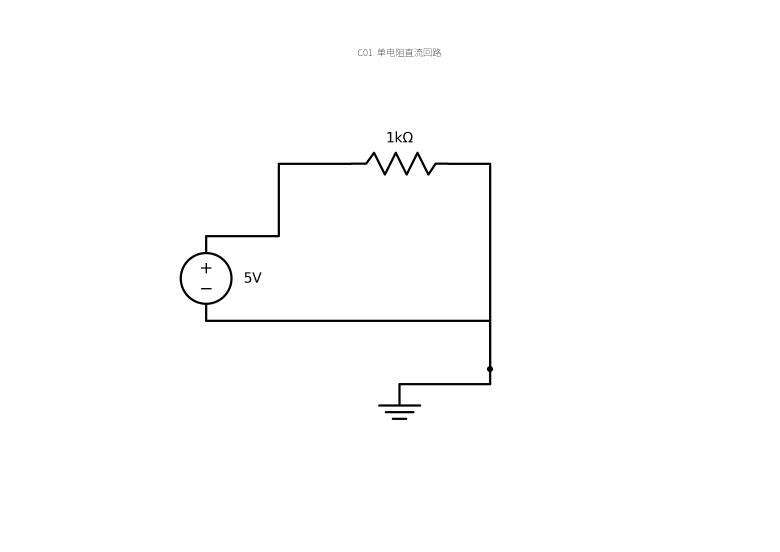
#> input picture benchmark/blind_reference_pack/v1/references/C01_reference.png, 2338 x 1654 px (shown at 1/3 size)
$ python detect.py ../../benchmark/blind_reference_pack/v1/references/C01_reference.png
#> lines starting #> are read from the running program, lines starting #| are printed output that depends on the picture; after the words box and inside, x2 and y2 are one past the last pixel; in counts of white or black regions, pixels touching at a corner belong together
"""Circuit component detector using template matching (no training needed).

Given a circuit diagram image, detects components and outputs a text description
ready for the Phase 1 LLM evaluation pipeline.
"""

import cv2
import numpy as np
from pathlib import Path

# Map detected class to component description
COMPONENT_INFO = {
    "resistor": {"symbol": "R", "param": "value"},
    "led": {"symbol": "LED", "param": "color, Vf"},
    "voltage_source": {"symbol": "V", "param": "voltage"},
    "capacitor": {"symbol": "C", "param": "capacitance"},
    "ground": {"symbol": "GND", "param": None},
    "diode": {"symbol": "D", "param": "type"},
}

# Simplified: since synthetic circuits all look similar, we use contour detection
# to find components and classify them by shape features


def detect_components(image_path: str) -> list[dict]:
    """Detect circuit components in an image.

    Returns list of dicts: {type, center_x, center_y, bbox}
    For the synthetic data, we use a hybrid approach:
    1. Find all dark regions (components) using thresholding
    2. Classify by shape and size features
    """
    img = cv2.imread(str(image_path))
#> img is the input picture: shape (1654, 2338, 3); min 0, max 255, mean 253.1
    if img is None:
        raise FileNotFoundError(f"Cannot read image: {image_path}")

    gray = cv2.cvtColor(img, cv2.COLOR_BGR2GRAY)

    # Invert: components are dark on light background
    _, thresh = cv2.threshold(gray, 200, 255, cv2.THRESH_BINARY_INV)
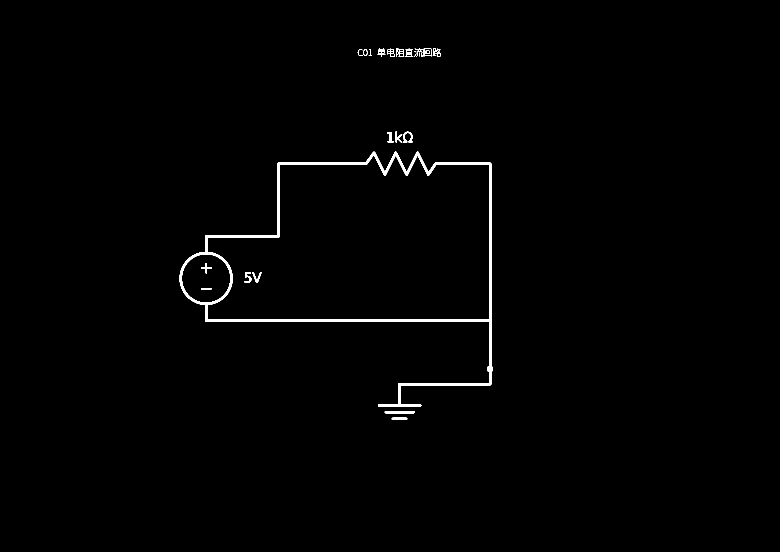
#> thresh: shape (1654, 2338) (shown at 1/3 size); 0.81% white; 28 white regions (4 under 20 px)

    # Find contours
    contours, _ = cv2.findContours(thresh, cv2.RETR_EXTERNAL, cv2.CHAIN_APPROX_SIMPLE)
#> contours = 23 contours, 7 with area under 20; largest, box (x1, y1, x2, y2) and area: (539, 455, 1479, 1220) 376330, (1154, 1233, 1244, 1240) 526, (1271, 146, 1294, 170) 465, (1209, 395, 1238, 427) 320, (1298, 145, 1323, 170) 302

    components = []
    for cnt in contours:
        area = cv2.contourArea(cnt)
        if area < 100:  # Filter noise
            continue

        x, y, w, h = cv2.boundingRect(cnt)
        aspect_ratio = w / max(h, 1)

        # Classify by shape features
        comp_type = _classify_by_shape(w, h, aspect_ratio, area)

        components.append({
            "type": comp_type,
            "bbox": (x, y, w, h),
            "center": (x + w // 2, y + h // 2),
            "area": int(area),
        })
#> this loop made 23 passes
#> (area, x, y, w, h, aspect_ratio, comp_type) on passes 1, 2, 3, 4, 5, 6, 13, 15, 16, 18, 21, 22: (268, 1175, 1253, 47, 7, 6.71, 'resistor'), (526, 1154, 1233, 90, 7, 12.86, 'resistor'), (376330, 539, 455, 940, 765, 1.23, 'voltage_source'), (183, 1162, 396, 19, 31, 0.613, 'led'), (320.5, 1209, 395, 29, 32, 0.906, 'led'), (196, 1187, 394, 20, 33, 0.606, 'led'), (176, 1090, 148, 12, 20, 0.6, 'led'), (232, 1195, 147, 18, 22, 0.818, 'led'), (465, 1271, 146, 23, 24, 0.958, 'led'), (302.5, 1298, 145, 25, 25, 1, 'led'), (278.5, 1215, 145, 25, 24, 1.04, 'led'), (235.5, 1162, 145, 23, 25, 0.92, 'led')
#> area on passes 12, 17, 19: 22, 38, 35
#> after the loop, components = 13 items

    # Sort left-to-right, top-to-bottom
    components.sort(key=lambda c: (c["center"][1] // 50, c["center"][0]))
    return components


def _classify_by_shape(w: int, h: int, ratio: float, area: int) -> str:
    """Classify component by shape metrics."""
    if area > 3000:
        return "voltage_source"  # Voltage source is usually the largest symbol
    if ratio > 3.0:
        return "resistor"  # Resistor is long and thin (zigzag)
    if 0.5 < ratio < 2.0 and area < 800:
        return "led"  # LED is roughly square-ish
    if area < 500 and ratio > 1.5:
        return "capacitor"
    if area < 200:
        return "ground"
    return "unknown"


def components_to_description(components: list[dict], image_name: str) -> str:
    """Convert detected components to a circuit description for LLM evaluation.

    This is the key bridge between CV detection and LLM evaluation.
    """
    comp_lines = []
    conn_lines = []
    node_idx = 0

    for i, c in enumerate(components):
        ctype = c["type"]
        info = COMPONENT_INFO.get(ctype, {"symbol": "?", "param": None})
        sid = info["symbol"]
        cid = f"{sid}{i+1}"

        if ctype == "voltage_source":
            comp_lines.append(f"- {cid}：5V直流电源")
        elif ctype == "resistor":
            comp_lines.append(f"- {cid}：电阻（阻值未知，请根据色环或标注判断）")
        elif ctype == "led":
            comp_lines.append(f"- {cid}：发光二极管（正向压降约2.0V，额定电流20mA）")
        elif ctype == "capacitor":
            comp_lines.append(f"- {cid}：电容（容值未知，请根据标注判断）")
        elif ctype == "ground":
            comp_lines.append(f"- {cid}：接地")
        else:
            comp_lines.append(f"- {cid}：未知元件")

        # Build connections based on spatial proximity
        if i > 0:
            prev = components[i-1]
            conn_lines.append(f"- {prev['type']} 连接到 {cid}")

    desc = f"""电路描述：
这是从电路图图片 "{image_name}" 自动检测到的电路。

元器件：
{chr(10).join(comp_lines)}

连接关系：
{chr(10).join(conn_lines)}

预期功能：请根据检测到的元件和连接关系推断电路功能并评价。"""

    return desc


def image_to_evaluation(image_path: str, model: str | None = None) -> dict:
    """Full CV pipeline: image → detect components → text → LLM evaluation.

    This is the main entry point — input an image, get an evaluation report.
    """
    from src.phase1_verify.evaluate import evaluate_circuit

    # Step 1: Detect components
    components = detect_components(image_path)

    # Step 2: Convert to text description
    image_name = Path(image_path).name
    description = components_to_description(components, image_name)

    # Step 3: LLM evaluation (using existing Phase 1 pipeline)
    result = evaluate_circuit(description, model=model)

    # Attach detection metadata
    result["_detected_components"] = len(components)
    result["_component_types"] = list(set(c["type"] for c in components))
    result["_description"] = description

    return result


if __name__ == "__main__":
    import sys

    if len(sys.argv) > 1:
        img_path = sys.argv[1]
    else:
        img_path = "data/images/preview_good_led.png"

    print(f"检测图片: {img_path}")
    components = detect_components(img_path)
#> components = 13 items
    print(f"\n检测到 {len(components)} 个元件:")
#| 检测到 13 个元件:
    for c in components:
        print(f"  {c['type']:15s} at ({c['center'][0]:3d},{c['center'][1]:3d}) "
              f"bbox={c['bbox']} area={c['area']}")
#> this loop made 13 passes
#|   led             at (1096,158) bbox=(1090, 148, 12, 20) area=176
#|   led             at (1144,157) bbox=(1132, 145, 25, 25) area=210
#|   led             at (1173,157) bbox=(1162, 145, 23, 25) area=235
#|   led             at (1204,158) bbox=(1195, 147, 18, 22) area=232
#|   led             at (1227,157) bbox=(1215, 145, 25, 24) area=278
#|   led             at (1282,158) bbox=(1271, 146, 23, 24) area=465
#|   led             at (1310,157) bbox=(1298, 145, 25, 25) area=302
#|   led             at (1171,411) bbox=(1162, 396, 19, 31) area=183
#> (further printed lines are left out)

    print("\n生成的文字描述:")
    desc = components_to_description(components, Path(img_path).name)
#> the loop in components_to_description, `for i, c in enumerate(components):` made 13 passes
#> after the loop in components_to_description, `for i, c in enumerate(components):`: conn_lines = ['- led 连接到 LED2', '- led 连接到 LED3', '- led 连接到 LED4', '- led 连接到 LED5', '- led 连接到 LED6', '- led 连接到 LED7', '- led 连接到 LED8', '- led 连接到 LED9', '- led 连接到 LED10', '- led 连接到 V11', '- voltage_source 连接到 R12', '- resistor 连接到 R13']
    print(desc)
#> (printed output is left out)

$ run again, on benchmark/blind_reference_pack/v1/references/C03_reference.png
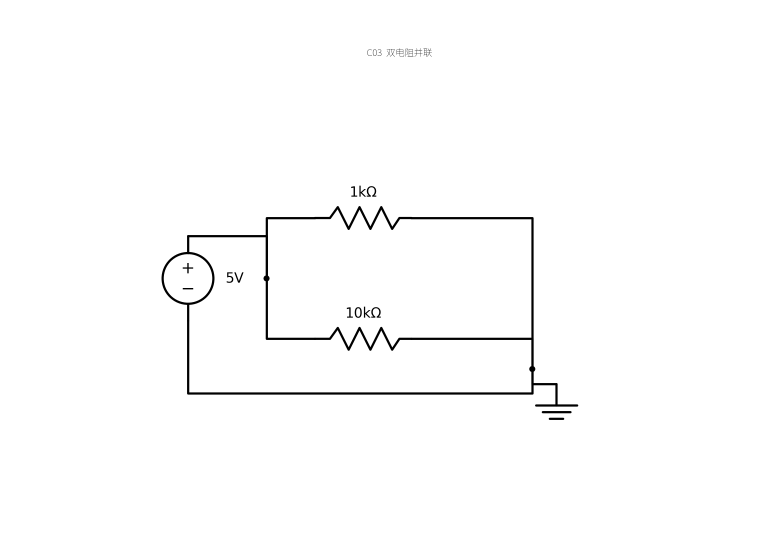
#> input picture benchmark/blind_reference_pack/v1/references/C03_reference.png, 2338 x 1654 px (shown at 1/3 size)
#> in detect_components, img is the input picture: shape (1654, 2338, 3); min 0, max 255, mean 252.4
#> in detect_components, `_, thresh = cv2.threshold(gray, 200, 255, cv2.THRESH_BINARY_INV)`:
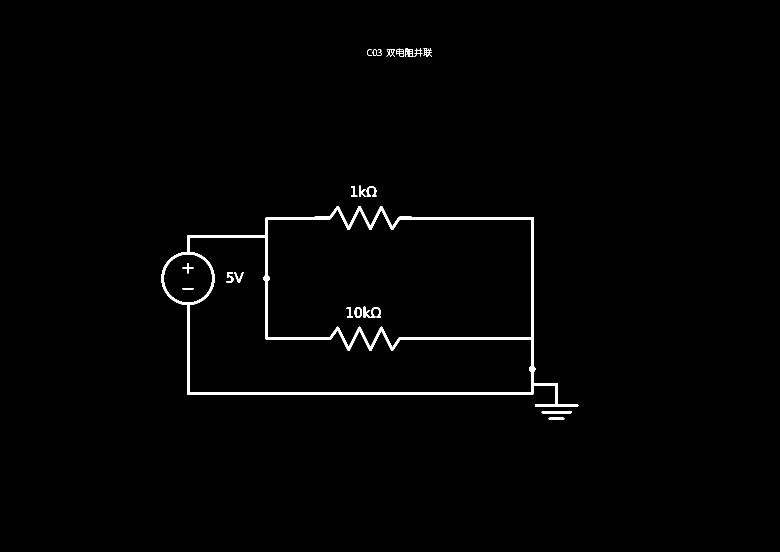
#> thresh: shape (1654, 2338) (shown at 1/3 size); 1.1% white; 24 white regions
#> contours = 16 contours, 1 with area under 20; largest, box (x1, y1, x2, y2) and area: (484, 618, 1735, 1220) 551986, (1625, 1233, 1715, 1240) 526, (1100, 558, 1129, 590) 320, (1646, 1253, 1693, 1260) 268, (1190, 145, 1213, 170) 236
#> the loop in detect_components, `for cnt in contours:` made 16 passes
#> (area, x, y, w, h, aspect_ratio, comp_type) on passes 1, 2, 3, 4, 5, 6, 8, 10: (268, 1646, 1253, 47, 7, 6.71, 'resistor'), (526, 1625, 1233, 90, 7, 12.86, 'resistor'), (551986, 484, 618, 1251, 602, 2.08, 'voltage_source'), (183, 1053, 559, 19, 31, 0.613, 'led'), (320.5, 1100, 558, 29, 32, 0.906, 'led'), (196, 1078, 557, 20, 33, 0.606, 'led'), (176, 1118, 148, 12, 20, 0.6, 'led'), (232, 1223, 147, 18, 22, 0.818, 'led')
#> after the loop in detect_components, `for cnt in contours:`: components = 12 items
#| 检测到 12 个元件:
#> the loop `for c in components:` made 12 passes
#|   led             at (1124,158) bbox=(1118, 148, 12, 20) area=176
#|   led             at (1177,158) bbox=(1170, 147, 15, 23) area=103
#|   led             at (1201,157) bbox=(1190, 145, 23, 25) area=235
#|   led             at (1232,158) bbox=(1223, 147, 18, 22) area=232
#|   led             at (1255,157) bbox=(1243, 145, 25, 25) area=119
#> (further printed lines are left out)
#> the loop in components_to_description, `for i, c in enumerate(components):` made 12 passes
#> after the loop in components_to_description, `for i, c in enumerate(components):`: conn_lines = ['- led 连接到 LED2', '- led 连接到 LED3', '- led 连接到 LED4', '- led 连接到 LED5', '- led 连接到 LED6', '- led 连接到 LED7', '- led 连接到 LED8', '- led 连接到 LED9', '- led 连接到 V10', '- voltage_source 连接到 R11', '- resistor 连接到 R12']
#> (printed output is left out)

$ run again, on benchmark/blind_reference_pack/v1/references/C04_reference.png
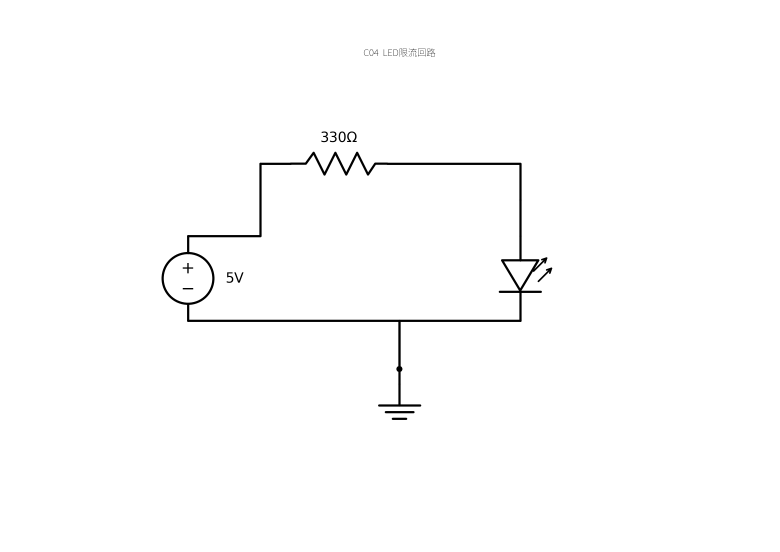
#> input picture benchmark/blind_reference_pack/v1/references/C04_reference.png, 2338 x 1654 px (shown at 1/3 size)
#> in detect_components, img is the input picture: shape (1654, 2338, 3); min 0, max 255, mean 252.9
#> in detect_components, `_, thresh = cv2.threshold(gray, 200, 255, cv2.THRESH_BINARY_INV)`:
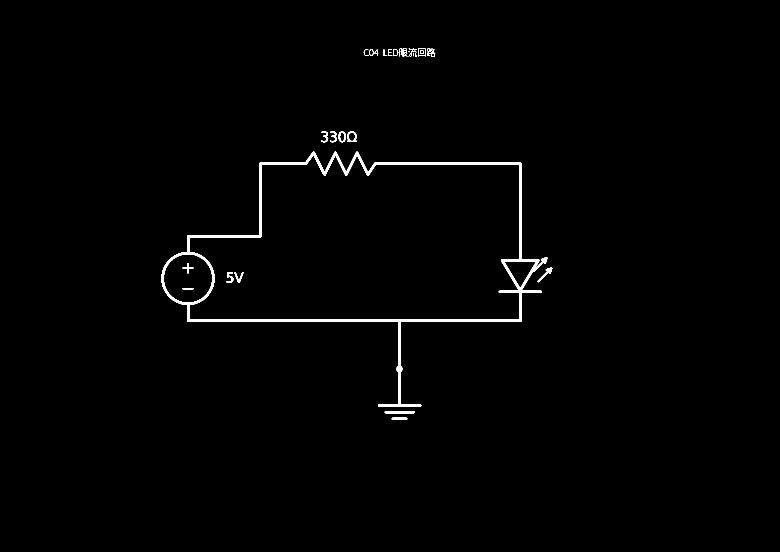
#> thresh: shape (1654, 2338) (shown at 1/3 size); 0.9% white; 30 white regions (5 under 20 px)
#> contours = 25 contours, 9 with area under 20; largest, box (x1, y1, x2, y2) and area: (484, 455, 1643, 1220) 447508, (1016, 394, 1037, 427) 539, (1154, 1233, 1244, 1240) 526, (1254, 146, 1277, 170) 463, (1613, 802, 1657, 847) 395
#> the loop in detect_components, `for cnt in contours:` made 25 passes
#> (area, x, y, w, h, aspect_ratio, comp_type) on passes 1 to 8: (268, 1175, 1253, 47, 7, 6.71, 'resistor'), (526, 1154, 1233, 90, 7, 12.86, 'resistor'), (395, 1613, 802, 44, 45, 0.978, 'led'), (447508.5, 484, 455, 1159, 765, 1.52, 'voltage_source'), (318, 1041, 394, 29, 32, 0.906, 'led'), (539, 1016, 394, 21, 33, 0.636, 'led'), (212, 990, 394, 20, 33, 0.606, 'led'), (208, 964, 394, 21, 33, 0.636, 'led')
#> after the loop in detect_components, `for cnt in contours:`: components = 13 items
#| 检测到 13 个元件:
#> the loop `for c in components:` made 13 passes
#|   led             at (1114,158) bbox=(1108, 148, 12, 20) area=176
#|   led             at (1187,158) bbox=(1180, 148, 15, 20) area=229
#|   led             at (1215,158) bbox=(1208, 146, 14, 24) area=147
#|   led             at (1265,158) bbox=(1254, 146, 23, 24) area=463
#|   led             at (1293,157) bbox=(1281, 145, 25, 25) area=289
#> (further printed lines are left out)
#> the loop in components_to_description, `for i, c in enumerate(components):` made 13 passes
#> after the loop in components_to_description, `for i, c in enumerate(components):`: conn_lines = ['- led 连接到 LED2', '- led 连接到 LED3', '- led 连接到 LED4', '- led 连接到 LED5', '- led 连接到 LED6', '- led 连接到 LED7', '- led 连接到 LED8', '- led 连接到 LED9', '- led 连接到 V10', '- voltage_source 连接到 LED11', '- led 连接到 R12', '- resistor 连接到 R13']
#> (printed output is left out)

$ run again, on benchmark/blind_reference_pack/v1/references/C05_reference.png
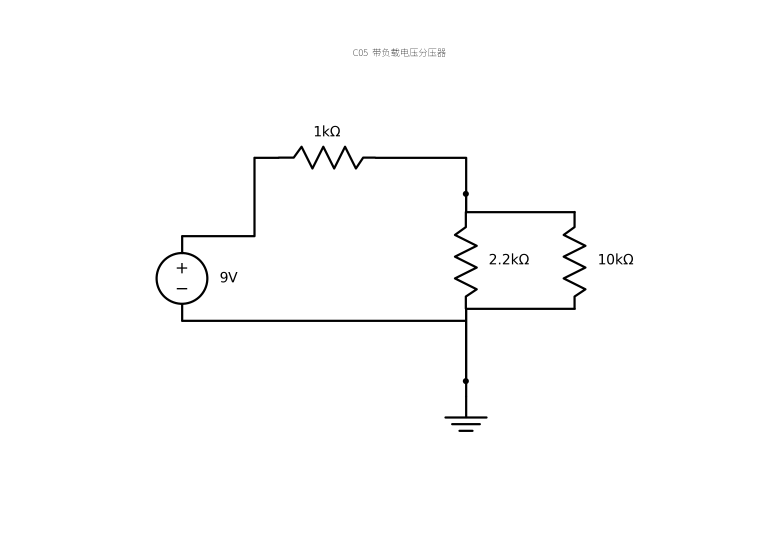
#> input picture benchmark/blind_reference_pack/v1/references/C05_reference.png, 2338 x 1654 px (shown at 1/3 size)
#> in detect_components, img is the input picture: shape (1654, 2338, 3); min 0, max 255, mean 252.4
#> in detect_components, `_, thresh = cv2.threshold(gray, 200, 255, cv2.THRESH_BINARY_INV)`:
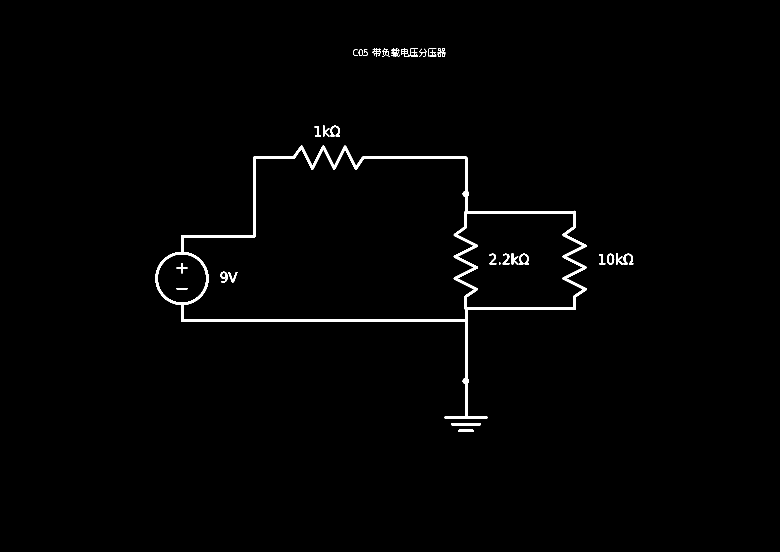
#> thresh: shape (1654, 2338) (shown at 1/3 size); 1.1% white; 40 white regions (6 under 20 px)
#> contours = 31 contours, 11 with area under 20; largest, box (x1, y1, x2, y2) and area: (466, 437, 1760, 1256) 483818, (1821, 761, 1843, 794) 539, (1353, 1269, 1443, 1276) 526, (991, 377, 1020, 409) 320, (1870, 761, 1900, 793) 319
#> the loop in detect_components, `for cnt in contours:` made 31 passes
#> (area, x, y, w, h, aspect_ratio, comp_type) on passes 1 to 8: (262, 1375, 1289, 46, 7, 6.57, 'resistor'), (526, 1353, 1269, 90, 7, 12.86, 'resistor'), (183, 1797, 762, 19, 31, 0.613, 'led'), (319, 1870, 761, 30, 32, 0.938, 'led'), (539, 1821, 761, 22, 33, 0.667, 'led'), (231, 1848, 760, 21, 33, 0.636, 'led'), (483817.5, 466, 437, 1294, 819, 1.58, 'voltage_source'), (183, 944, 378, 19, 31, 0.613, 'led')
#> after the loop in detect_components, `for cnt in contours:`: components = 14 items
#| 检测到 14 个元件:
#> the loop `for c in components:` made 14 passes
#|   led             at (1082,158) bbox=(1076, 148, 12, 20) area=176
#|   led             at (1185,157) bbox=(1173, 144, 25, 26) area=138
#|   led             at (1214,157) bbox=(1203, 145, 23, 25) area=246
#|   led             at (1324,158) bbox=(1312, 146, 25, 24) area=183
#|   led             at (953,393) bbox=(944, 378, 19, 31) area=183
#> (further printed lines are left out)
#> the loop in components_to_description, `for i, c in enumerate(components):` made 14 passes
#> after the loop in components_to_description, `for i, c in enumerate(components):`: conn_lines = ['- led 连接到 LED2', '- led 连接到 LED3', '- led 连接到 LED4', '- led 连接到 LED5', '- led 连接到 LED6', '- led 连接到 LED7', '- led 连接到 LED8', '- led 连接到 LED9', '- led 连接到 LED10', '- led 连接到 LED11', '- led 连接到 V12', '- voltage_source 连接到 R13', '- resistor 连接到 R14']
#> (printed output is left out)
